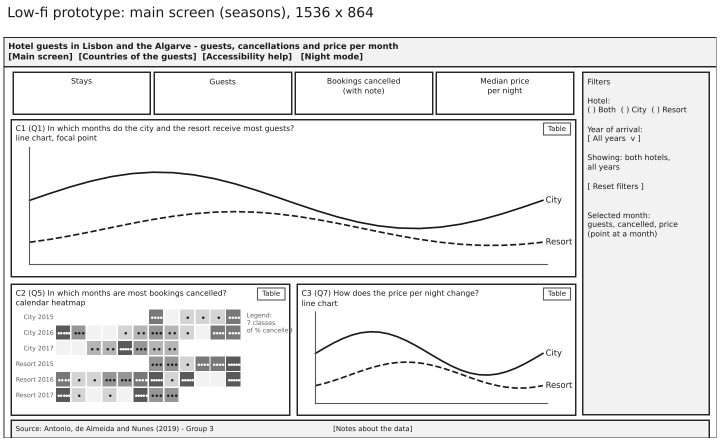
#> input picture Delivery 1/DashboardTaskGuillemCalvoOscarRomeroDonatoFuejo/Part 4 - Chart Selection and Encoding/images/lowfi_main_screen.png, 1440 x 880 px (shown at 1/2 size)
$ jupyter execute --allow-errors prototype_interactions.ipynb
#> lines starting #> are read from the running program, lines starting #| are printed output that depends on the picture
# Prototype with interactions

**Data source:** none (layout only). Base images: the approved low-fidelity prototype of Part 4 (`lowfi_main_screen.png`, `lowfi_detail_screen.png`).
**Date:** 2026-11-05, updated 2026-11-09 for the refined dashboard
**Authors:** Group 3, Presentation and Visualization (Infovis2627)
**Description:** Part 5, task 5.3. The approved wireframes (redrawn for a 16:9 screen when the dashboard was refined) are completed with the planned interactions: each one is marked with its number (I1 to I12, see `interaction_plan.ipynb`) at the place where it happens, and what the interaction shows (month rule and outline, tooltips, selected country, animation) is drawn in.

---

## Contents

1. [Data loading](#1.-Data-loading)
2. [Initial exploration](#2.-Initial-exploration)
3. [Cleaning and preparation](#3.-Cleaning-and-preparation)
4. [Analysis: where each interaction goes](#4.-Analysis:-where-each-interaction-goes)
5. [Accessible visualisation: annotated wireframes](#5.-Accessible-visualisation:-annotated-wireframes)
6. [Export](#6.-Export)
7. [Conclusions](#Conclusions)

[cell 1]
# ── Imports ──────────────────────────────────────────────────────────────────
import sys
from pathlib import Path

import pandas as pd
import matplotlib
import matplotlib.pyplot as plt
from PIL import Image

PART4_IMAGES = Path('../../Part 4 - Chart Selection and Encoding/images')
IMAGES_DIR = Path('../images')
OUTPUT_DIR = Path('prototype_interactions_output')
IMAGES_DIR.mkdir(exist_ok=True)
OUTPUT_DIR.mkdir(exist_ok=True)

INK, MARK = '#1A1A1A', '#0066CC'     # marks in the focus blue, numbers in white (contrast 5.6:1)
plt.rcParams.update({'font.family': 'DejaVu Sans'})
print('Python', sys.version.split()[0], '| matplotlib', matplotlib.__version__)

## 1. Data loading

[cell 2]
# ── Load the approved wireframes (images, in pixels) ─────────────────────────
# The top 60 px hold the Part 4 figure title, which is replaced by a new title here
TITLE_STRIP = 60
main_wireframe = Image.open(PART4_IMAGES / 'lowfi_main_screen.png').convert('RGB')
detail_wireframe = Image.open(PART4_IMAGES / 'lowfi_detail_screen.png').convert('RGB')
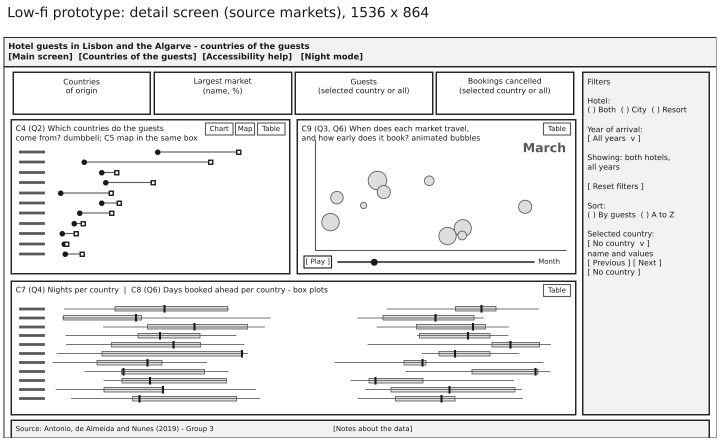
#> input picture Delivery 1/DashboardTaskGuillemCalvoOscarRomeroDonatoFuejo/Part 4 - Chart Selection and Encoding/images/lowfi_detail_screen.png, 1440 x 880 px (shown at 1/2 size)
main_wireframe = main_wireframe.crop((0, TITLE_STRIP, main_wireframe.width, main_wireframe.height))
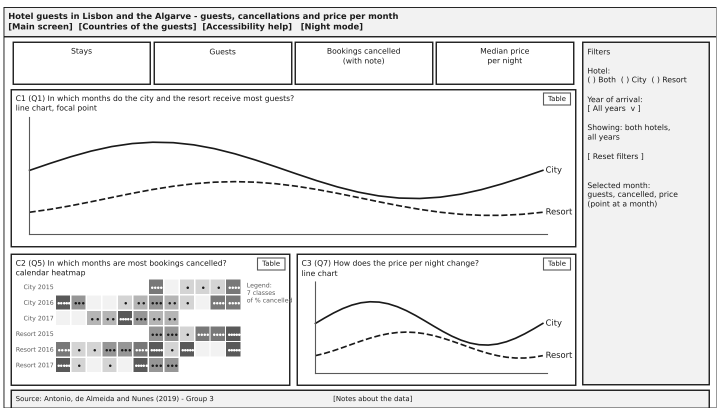
#> main_wireframe: PIL image 1440x820 RGB (shown at 1/2 size); min 26, max 255, mean 233.7
detail_wireframe = detail_wireframe.crop((0, TITLE_STRIP, detail_wireframe.width, detail_wireframe.height))
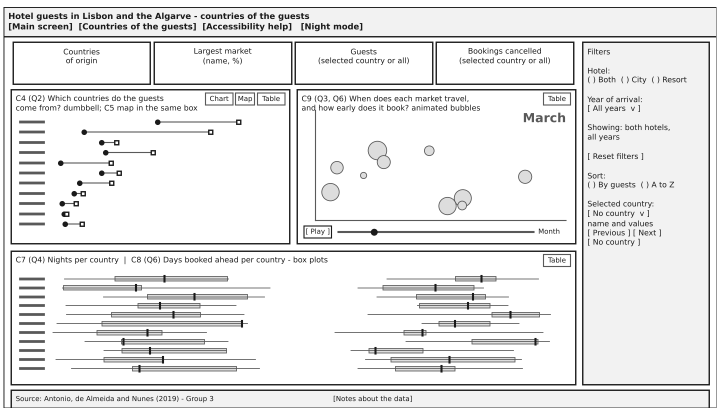
#> detail_wireframe: PIL image 1440x820 RGB (shown at 1/2 size); min 26, max 255, mean 232.1
print('Main:', main_wireframe.size, '| Detail:', detail_wireframe.size)
#| Main: (1440, 820) | Detail: (1440, 820)
